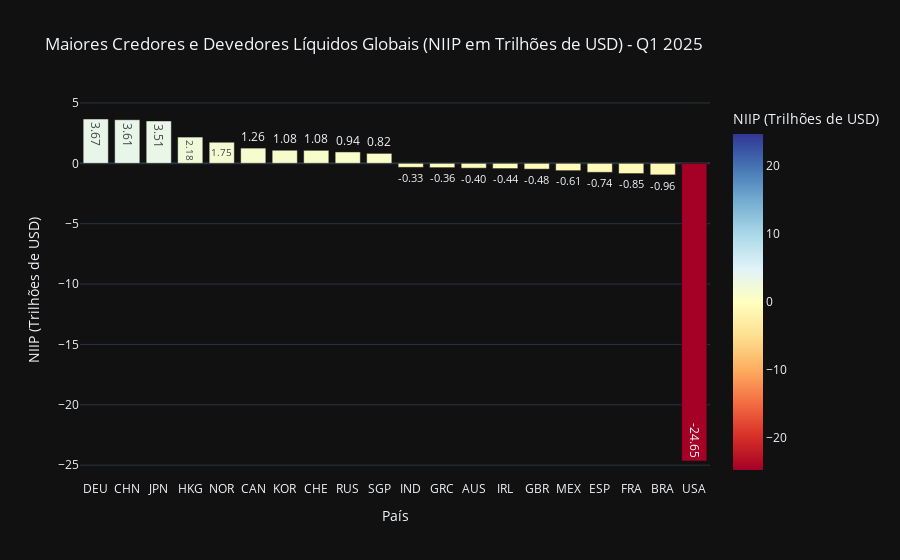

Write notebook code for a chart like this one.
### Markdown cell above
### 2 - Análise Global da Posição de Investimento Líquido (NIIP)

### Code cell
# Filtrar para o indicador NIIP e o último período completo
niip_latest = df[(df['indicator'] == 'NIIP') & (df['period'] == '2025-Q1')].copy()
niip_latest.sort_values('value_trillions', inplace=True)

# Separa os 10 maiores credores e 10 maiores devedores
top_creditors = niip_latest.tail(10)
top_debtors = niip_latest.head(10)
creditors_debtors = pd.concat([top_debtors, top_creditors])

fig = px.bar(creditors_debtors,
             x='country',
             y='value_trillions',
             color='value_trillions',
             color_continuous_scale=px.colors.diverging.RdYlBu,
             color_continuous_midpoint=0,
             title='Maiores Credores e Devedores Líquidos Globais (NIIP em Trilhões de USD) - Q1 2025',
             labels={'country': 'País', 'value_trillions': 'NIIP (Trilhões de USD)'},
             text_auto='.2f')

fig.update_layout(xaxis={'categoryorder':'total descending'})
fig.show()

### Figure 1 — Plotly figure (JSON) as saved in the notebook; plotly's stock layout.template omitted (floating-point values rounded to 4 significant figures)
{"data": [{"hovertemplate": "País=%{x}<br>NIIP (Trilhões de USD)=%{marker.color}<extra></extra>", "legendgroup": "", "marker": {"color": [-24.65, -0.9577, -0.85, -0.7447, -0.6072, -0.4807, -0.4356, -0.4011, -0.3592, -0.3337, 0.8232, 0.9422, 1.075, 1.084, 1.261, 1.746, 2.175, 3.511, 3.612, 3.671], "coloraxis": "coloraxis", "pattern": {"shape": ""}}, "name": "", "orientation": "v", "showlegend": false, "textposition": "auto", "texttemplate": "%{y:.2f}", "type": "bar", "x": ["USA", "BRA", "FRA", "ESP", "MEX", "GBR", "IRL", "AUS", "GRC", "IND", "SGP", "RUS", "CHE", "KOR", "CAN", "NOR", "HKG", "JPN", "CHN", "DEU"], "xaxis": "x", "y": [-24.65, -0.9577, -0.85, -0.7447, -0.6072, -0.4807, -0.4356, -0.4011, -0.3592, -0.3337, 0.8232, 0.9422, 1.075, 1.084, 1.261, 1.746, 2.175, 3.511, 3.612, 3.671], "yaxis": "y"}], "layout": {"barmode": "relative", "coloraxis": {"cmid": 0, "colorbar": {"title": {"text": "NIIP (Trilhões de USD)"}}, "colorscale": [[0, "rgb(165,0,38)"], [0.1, "rgb(215,48,39)"], [0.2, "rgb(244,109,67)"], [0.3, "rgb(253,174,97)"], [0.4, "rgb(254,224,144)"], [0.5, "rgb(255,255,191)"], [0.6, "rgb(224,243,248)"], [0.7, "rgb(171,217,233)"], [0.8, "rgb(116,173,209)"], [0.9, "rgb(69,117,180)"], [1, "rgb(49,54,149)"]]}, "legend": {"tracegroupgap": 0}, "title": {"text": "Maiores Credores e Devedores Líquidos Globais (NIIP em Trilhões de USD) - Q1 2025"}, "xaxis": {"anchor": "y", "categoryorder": "total descending", "domain": [0, 1], "title": {"text": "País"}}, "yaxis": {"anchor": "x", "domain": [0, 1], "title": {"text": "NIIP (Trilhões de USD)"}}}}
